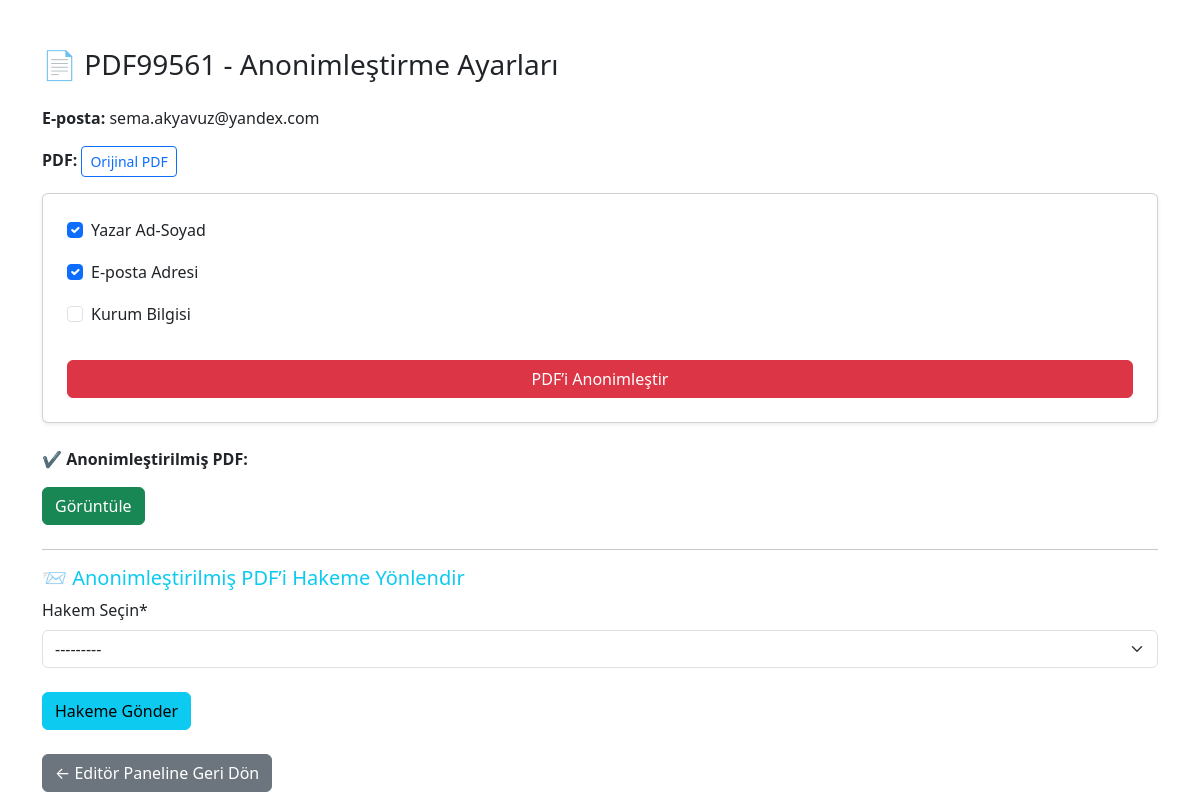
/editor/anonimlestir/5/, run on the app's committed database.
### makale/models.py (models this page shows, shortened)
class Makale(models.Model):
    takip_numarasi = models.CharField(max_length=10, unique=True, editable=False, default=benzersiz_takip_no_uret)
    email = models.EmailField()
    ad_soyad = models.CharField(max_length=100, blank=True, null=True)
    kurum = models.CharField(max_length=150, blank=True, null=True)
    pdf = models.FileField(upload_to='makaleler/')
    anonim_pdf = models.FileField(upload_to='anonim/', blank=True, null=True)
    degerlendirme_pdf = models.FileField(upload_to='degerlendirmeler/', blank=True, null=True)
    yukleme_tarihi = models.DateTimeField(auto_now_add=True)
    guncellendi = models.BooleanField(default=False)

class AnonimlestirmeSecimi(models.Model):
    makale = models.OneToOneField(Makale, on_delete=models.CASCADE)
    ad_soyad = models.BooleanField(default=False)
    e_posta = models.BooleanField(default=False)
    kurum = models.BooleanField(default=False)

### makale/views.py (the view, shortened to what this page needs)
# urls.py: path('editor/anonimlestir/<int:makale_id>/', views.anonimlestir, name='anonimlestir'),
def anonimlestir(request, makale_id):
    makale = get_object_or_404(Makale, id=makale_id)
    secim, _ = AnonimlestirmeSecimi.objects.get_or_create(makale=makale)
    form = AnonimlestirmeForm(instance=secim)
    hakem_form = HakemeYollaForm()
    existing_assignment = HakemeYollamaKaydi.objects.filter(makale=makale).first()
    if existing_assignment:
        messages.info(request, f"ℹ️ Bu makale şu anda {existing_assignment.hakem.isim} isimli hakeme atanmış durumda.")
    return render(request, 'makale/anonimlestirme_form.html', {
        'form': form,
        'makale': makale,
        'hakem_form': hakem_form,
        'existing_assignment': existing_assignment  # Pass to template to show current assignment
    })

### makale/forms.py
class AnonimlestirmeForm(forms.ModelForm):
    class Meta:
        model = AnonimlestirmeSecimi
        fields = ['ad_soyad', 'e_posta', 'kurum']
        labels = {
            'ad_soyad': 'Yazar Ad-Soyad',
            'e_posta': 'E-posta Adresi',
            'kurum': 'Kurum Bilgisi'
        }

class HakemeYollaForm(forms.ModelForm):
    class Meta:
        model = HakemeYollamaKaydi
        fields = ['hakem']
        labels = {
            'hakem': 'Hakem Seçin'
        }

### makale/templates/makale/anonimlestirme_form.html (shortened to what this page needs)
{% load crispy_forms_tags %}
<!DOCTYPE html>
<html lang="tr">
<head>
    <link href="https://cdn.jsdelivr.net/npm/bootstrap@5.3.0/dist/css/bootstrap.min.css" rel="stylesheet">
</head>
<body>
<div class="container mt-5">
    <h3 class="mb-4">📄 {{ makale.takip_numarasi }} - Anonimleştirme Ayarları</h3>
    <p><strong>E-posta:</strong> {{ makale.email }}</p>
    <p><strong>PDF:</strong> <a href="{{ makale.pdf.url }}" target="_blank" class="btn btn-outline-primary btn-sm">Orijinal PDF</a></p>
    <form method="POST">
        <div class="card p-4 shadow-sm">
            {{ form|crispy }}
            <button type="submit" class="btn btn-danger mt-3">PDF’i Anonimleştir</button>
        </div>
    </form>
    {% if makale.anonim_pdf %}
        <div class="mt-4">
            <p><strong>✔ Anonimleştirilmiş PDF:</strong></p>
            <a href="/media/{{ makale.anonim_pdf }}" class="btn btn-success">Görüntüle</a>
        </div>
    {% else %}
        <p class="text-danger mt-3">Makale henüz anonimleştirilmedi. Önce anonimleştirme işlemi yapınız.</p>
    {% endif %}
    {% if makale.anonim_pdf %}
        {% if hakem_form %}
            <hr class="mt-4">
            <h5 class="text-info">📨 Anonimleştirilmiş PDF’i Hakeme Yönlendir</h5>
            <form method="POST">
                {{ hakem_form|crispy }}
                <button type="submit" class="btn btn-info mt-2">Hakeme Gönder</button>
            </form>
        {% elif hakeme_yolla_basari %}
            <div class="alert alert-success mt-4">✅ Makale hakeme yönlendirilmiştir.</div>
        {% endif %}
    {% endif %}
    <a href="{% url 'editore_panel' %}" class="btn btn-secondary mt-4">← Editör Paneline Geri Dön</a>
</div>
</body>
</html>

### data on the page
Makale: takip_numarasi "PDF99561", email "sema.akyavuz@yandex.com"
AnonimlestirmeSecimi: ad_soyad "☑", e_posta "☑"
